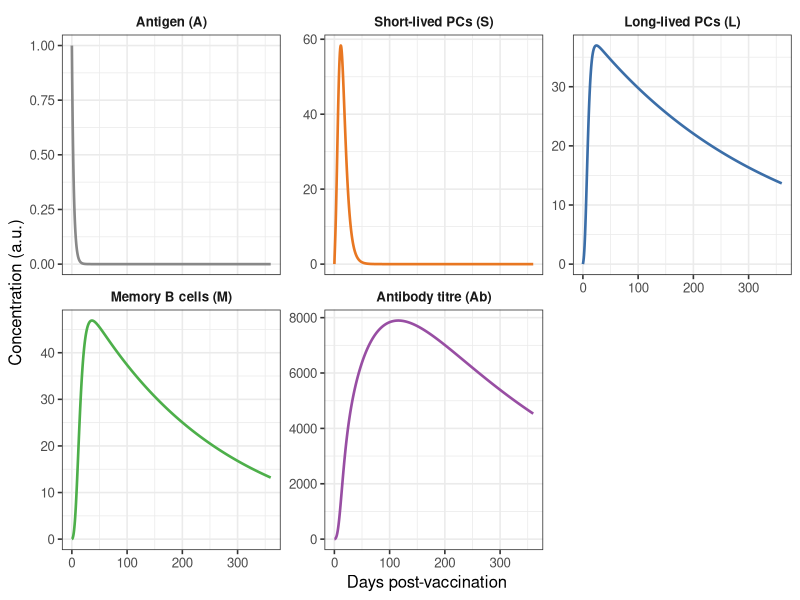
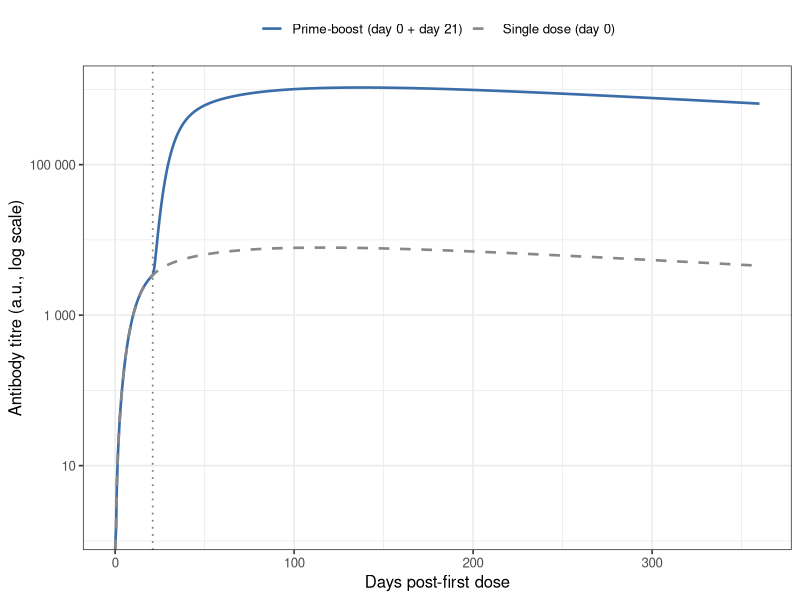

R code for these plots, in order:
## ---- chunk 1
library(deSolve)
library(ggplot2)
library(dplyr)
library(tidyr)
library(patchwork)
theme_set(theme_bw(base_size = 12))
## ---- chunk 2
# ODE system
withinhost_vax <- function(t, state, parms) {
  with(as.list(c(state, parms)), {
    dA  <- -delta_A  * A
    dS  <- kS * A * (1 + phi_S * M) - delta_S  * S
    dL  <- kL * A * (1 + phi_L * M) - delta_L  * L
    dM  <- eps * S                   - delta_M  * M
    dAb <- rS * S + rL * L           - delta_Ab * Ab
    list(c(dA, dS, dL, dM, dAb))
  })
}

# Parameter values
parms <- c(
  delta_A  = 0.30,   # antigen half-life  ~2.3 days
  delta_S  = 0.15,   # SLPC half-life     ~4.6 days
  delta_L  = 0.003,  # LLPC half-life     ~231 days
  delta_M  = 0.004,  # memory half-life   ~173 days
  delta_Ab = 0.018,  # antibody half-life ~39 days
  kS       = 5.0,    # SLPC stimulation rate
  kL       = 0.5,    # LLPC stimulation rate
  rS       = 2.0,    # antibody secretion: SLPC
  rL       = 5.0,    # antibody secretion: LLPC
  eps      = 0.05,   # memory generation efficiency
  phi_S    = 3.0,    # recall boost factor: SLPC
  phi_L    = 8.0     # recall boost factor: LLPC
)

state0 <- c(A = 1, S = 0, L = 0, M = 0, Ab = 0)
times  <- seq(0, 360, by = 0.5)
## ---- chunk 3
out1 <- as.data.frame(ode(y = state0, times = times,
                           func = withinhost_vax, parms = parms))

# Facet labels
var_labels <- c(
  A   = "Antigen (A)",
  S   = "Short-lived PCs (S)",
  L   = "Long-lived PCs (L)",
  M   = "Memory B cells (M)",
  Ab  = "Antibody titre (Ab)"
)

out1_long <- out1 |>
  pivot_longer(-time, names_to = "var", values_to = "value") |>
  mutate(var = factor(var, levels = names(var_labels),
                      labels = var_labels))

pal <- c(
  "Antigen (A)"          = "#888888",
  "Short-lived PCs (S)"  = "#E87722",
  "Long-lived PCs (L)"   = "#3B6EA8",
  "Memory B cells (M)"   = "#4DAF4A",
  "Antibody titre (Ab)"  = "#984EA3"
)

ggplot(out1_long, aes(x = time, y = value, colour = var)) +
  geom_line(linewidth = 0.9) +
  facet_wrap(~var, scales = "free_y", ncol = 3) +
  scale_colour_manual(values = pal, guide = "none") +
  labs(x = "Days post-vaccination", y = "Concentration (a.u.)") +
  theme(strip.background = element_blank(),
        strip.text = element_text(face = "bold"))
## ---- chunk 4
dose2_event <- data.frame(
  var    = "A",
  time   = 21,
  value  = 1,
  method = "add"
)

out2 <- as.data.frame(ode(y = state0, times = times,
                           func = withinhost_vax, parms = parms,
                           events = list(data = dose2_event)))

df_compare <- bind_rows(
  out1 |> mutate(schedule = "Single dose (day 0)"),
  out2 |> mutate(schedule = "Prime-boost (day 0 + day 21)")
) |> select(time, Ab, schedule)

ggplot(df_compare, aes(x = time, y = Ab, colour = schedule, linetype = schedule)) +
  geom_vline(xintercept = 21, linetype = "dotted", colour = "grey50", linewidth = 0.6) +
  geom_line(linewidth = 0.9) +
  scale_y_log10(labels = scales::label_number()) +
  scale_colour_manual(values = c("Single dose (day 0)"          = "#888888",
                                  "Prime-boost (day 0 + day 21)" = "#3B6EA8")) +
  scale_linetype_manual(values = c("Single dose (day 0)"          = "dashed",
                                    "Prime-boost (day 0 + day 21)" = "solid")) +
  labs(x = "Days post-first dose", y = "Antibody titre (a.u., log scale)",
       colour = NULL, linetype = NULL) +
  theme(legend.position = "top")
## ---- chunk 5
sessionInfo()
